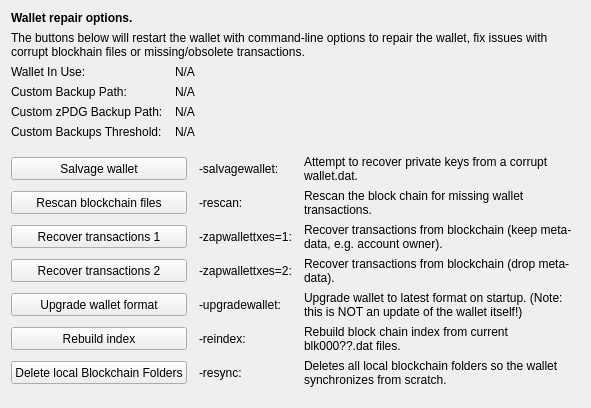
     <widget class="QWidget" name="tab_repair">
      <attribute name="title">
       <string>&amp;Wallet Repair</string>
      </attribute>
      <layout class="QGridLayout" name="gridLayout_4" columnstretch="0,0,0,0">
       <property name="horizontalSpacing">
        <number>12</number>
       </property>
       <item row="0" column="0" colspan="4">
        <widget class="QLabel" name="label_repair_header">
         <property name="font">
          <font>
           <weight>75</weight>
           <bold>true</bold>
          </font>
         </property>
         <property name="text">
          <string>Wallet repair options.</string>
         </property>
        </widget>
       </item>
       <item row="1" column="0" colspan="4">
        <widget class="QLabel" name="label_repair_helptext">
         <property name="font">
          <font>
           <weight>50</weight>
           <bold>false</bold>
          </font>
         </property>
         <property name="text">
          <string>The buttons below will restart the wallet with command-line options to repair the wallet, fix issues with corrupt blockhain files or missing/obsolete transactions.</string>
         </property>
         <property name="wordWrap">
          <bool>true</bool>
         </property>
        </widget>
       </item>
       <item row="2" column="0">
        <widget class="QLabel" name="wallet_path_label">
         <property name="text">
          <string>Wallet In Use:</string>
         </property>
        </widget>
       </item>
       <item row="2" column="1" colspan="3">
        <widget class="QLabel" name="wallet_path">
         <property name="cursor">
          <cursorShape>IBeamCursor</cursorShape>
         </property>
         <property name="text">
          <string>N/A</string>
         </property>
         <property name="textFormat">
          <enum>Qt::PlainText</enum>
         </property>
         <property name="textInteractionFlags">
          <set>Qt::LinksAccessibleByMouse|Qt::TextSelectableByKeyboard|Qt::TextSelectableByMouse</set>
         </property>
        </widget>
       </item>
       <item row="3" column="0">
        <widget class="QLabel" name="wallet_custombackuppath_label">
         <property name="text">
          <string>Custom Backup Path:</string>
         </property>
         <property name="visible">
          <bool>false</bool>
         </property>
        </widget>
       </item>
       <item row="3" column="1" colspan="3">
        <widget class="QLabel" name="wallet_custombackuppath">
         <property name="cursor">
          <cursorShape>IBeamCursor</cursorShape>
         </property>
         <property name="text">
          <string>N/A</string>
         </property>
         <property name="textFormat">
          <enum>Qt::PlainText</enum>
         </property>
         <property name="textInteractionFlags">
          <set>Qt::LinksAccessibleByMouse|Qt::TextSelectableByKeyboard|Qt::TextSelectableByMouse</set>
         </property>
         <property name="visible">
          <bool>false</bool>
         </property>
        </widget>
       </item>
       <item row="4" column="0">
        <widget class="QLabel" name="wallet_customzpdgbackuppath_label">
         <property name="text">
          <string>Custom zPDG Backup Path:</string>
         </property>
         <property name="visible">
          <bool>false</bool>
         </property>
        </widget>
       </item>
       <item row="4" column="1" colspan="3">
        <widget class="QLabel" name="wallet_customzpdgbackuppath">
         <property name="cursor">
          <cursorShape>IBeamCursor</cursorShape>
         </property>
         <property name="text">
          <string>N/A</string>
         </property>
         <property name="textFormat">
          <enum>Qt::PlainText</enum>
         </property>
         <property name="textInteractionFlags">
          <set>Qt::LinksAccessibleByMouse|Qt::TextSelectableByKeyboard|Qt::TextSelectableByMouse</set>
         </property>
         <property name="visible">
          <bool>false</bool>
         </property>
        </widget>
       </item>
       <item row="5" column="0">
        <widget class="QLabel" name="wallet_custombackupthreshold_label">
         <property name="text">
          <string>Custom Backups Threshold:</string>
         </property>
         <property name="visible">
          <bool>false</bool>
         </property>
        </widget>
       </item>
       <item row="5" column="1" colspan="3">
        <widget class="QLabel" name="wallet_custombackupthreshold">
         <property name="cursor">
          <cursorShape>IBeamCursor</cursorShape>
         </property>
         <property name="text">
          <string>N/A</string>
         </property>
         <property name="textFormat">
          <enum>Qt::PlainText</enum>
         </property>
         <property name="textInteractionFlags">
          <set>Qt::LinksAccessibleByMouse|Qt::TextSelectableByKeyboard|Qt::TextSelectableByMouse</set>
         </property>
         <property name="visible">
          <bool>false</bool>
         </property>
        </widget>
       </item>
       <item row="6" column="0">
        <spacer name="verticalSpacer_repair1">
         <property name="orientation">
          <enum>Qt::Vertical</enum>
         </property>
         <property name="sizeHint" stdset="0">
          <size>
           <width>10</width>
           <height>10</height>
          </size>
         </property>
        </spacer>
       </item>
       <item row="7" column="0" colspan="2">
        <widget class="QPushButton" name="btn_salvagewallet">
         <property name="minimumSize">
          <size>
           <width>100</width>
           <height>23</height>
          </size>
         </property>
         <property name="text">
          <string>Salvage wallet</string>
         </property>
        </widget>
       </item>
       <item row="7" column="2">
        <widget class="QLabel" name="label_repair_salvage_command">
         <property name="text">
          <string notr="true">-salvagewallet:</string>
         </property>
        </widget>
       </item>
       <item row="7" column="3">
        <widget class="QLabel" name="label_repair_salvage">
         <property name="text">
          <string>Attempt to recover private keys from a corrupt wallet.dat.</string>
         </property>
         <property name="wordWrap">
          <bool>true</bool>
         </property>
        </widget>
       </item>
       <item row="8" column="0" colspan="2">
        <widget class="QPushButton" name="btn_rescan">
         <property name="minimumSize">
          <size>
           <width>100</width>
           <height>23</height>
          </size>
         </property>
         <property name="text">
          <string>Rescan blockchain files</string>
         </property>
        </widget>
       </item>
       <item row="8" column="2">
        <widget class="QLabel" name="label_repair_rescan_command">
         <property name="text">
          <string notr="true">-rescan:</string>
         </property>
        </widget>
       </item>
       <item row="8" column="3">
        <widget class="QLabel" name="label_repair_rescan">
         <property name="text">
          <string>Rescan the block chain for missing wallet transactions.</string>
         </property>
         <property name="wordWrap">
          <bool>true</bool>
         </property>
        </widget>
       </item>
       <item row="9" column="0" colspan="2">
        <widget class="QPushButton" name="btn_zapwallettxes1">
         <property name="minimumSize">
          <size>
           <width>100</width>
           <height>23</height>
          </size>
         </property>
         <property name="text">
          <string>Recover transactions 1</string>
         </property>
        </widget>
       </item>
       <item row="9" column="2">
        <widget class="QLabel" name="label_repair_zap1_command">
         <property name="text">
          <string notr="true">-zapwallettxes=1:</string>
         </property>
        </widget>
       </item>
       <item row="9" column="3">
        <widget class="QLabel" name="label_repair_zap1">
         <property name="text">
          <string>Recover transactions from blockchain (keep meta-data, e.g. account owner).</string>
         </property>
         <property name="wordWrap">
          <bool>true</bool>
         </property>
        </widget>
       </item>
       <item row="10" column="0" colspan="2">
        <widget class="QPushButton" name="btn_zapwallettxes2">
         <property name="minimumSize">
          <size>
           <width>100</width>
           <height>23</height>
          </size>
         </property>
         <property name="text">
          <string>Recover transactions 2</string>
         </property>
        </widget>
       </item>
       <item row="10" column="2">
        <widget class="QLabel" name="label_repair_zap2_command">
         <property name="text">
          <string notr="true">-zapwallettxes=2:</string>
         </property>
        </widget>
       </item>
       <item row="10" column="3">
        <widget class="QLabel" name="label_repair_zap2">
         <property name="text">
          <string>Recover transactions from blockchain (drop meta-data).</string>
         </property>
         <property name="wordWrap">
          <bool>true</bool>
         </property>
        </widget>
       </item>
       <item row="11" column="0" colspan="2">
        <widget class="QPushButton" name="btn_upgradewallet">
         <property name="minimumSize">
          <size>
           <width>100</width>
           <height>23</height>
          </size>
         </property>
         <property name="text">
          <string>Upgrade wallet format</string>
         </property>
        </widget>
       </item>
       <item row="11" column="2">
        <widget class="QLabel" name="label_repair_upgrade_command">
         <property name="text">
          <string notr="true">-upgradewallet:</string>
         </property>
        </widget>
       </item>
       <item row="11" column="3">
        <widget class="QLabel" name="label_repair_upgrade">
         <property name="text">
          <string>Upgrade wallet to latest format on startup. (Note: this is NOT an update of the wallet itself!)</string>
         </property>
         <property name="wordWrap">
          <bool>true</bool>
         </property>
        </widget>
       </item>
       <item row="12" column="0" colspan="2">
        <widget class="QPushButton" name="btn_reindex">
         <property name="minimumSize">
          <size>
           <width>100</width>
           <height>23</height>
          </size>
         </property>
         <property name="text">
          <string>Rebuild index</string>
         </property>
        </widget>
       </item>
       <item row="12" column="2">
        <widget class="QLabel" name="label_repair_reindex_command">
         <property name="text">
          <string notr="true">-reindex:</string>
         </property>
        </widget>
       </item>
       <item row="12" column="3">
        <widget class="QLabel" name="label_repair_reindex">
         <property name="text">
          <string>Rebuild block chain index from current blk000??.dat files.</string>
         </property>
         <property name="wordWrap">
          <bool>true</bool>
         </property>
        </widget>
       </item>
       <item row="13" column="0" colspan="2">
        <widget class="QPushButton" name="btn_resync">
         <property name="minimumSize">
          <size>
           <width>100</width>
           <height>23</height>
          </size>
         </property>
         <property name="text">
          <string>Delete local Blockchain Folders</string>
         </property>
        </widget>
       </item>
       <item row="13" column="2">
        <widget class="QLabel" name="label_repair_resync_command">
         <property name="text">
          <string>-resync:</string>
         </property>
        </widget>
       </item>
       <item row="13" column="3">
        <widget class="QLabel" name="label_repair_resync">
         <property name="text">
          <string>Deletes all local blockchain folders so the wallet synchronizes from scratch.</string>
         </property>
         <property name="wordWrap">
          <bool>true</bool>
         </property>
        </widget>
       </item>
       <item row="14" column="0">
        <spacer name="verticalSpacer_repair2">
         <property name="orientation">
          <enum>Qt::Vertical</enum>
         </property>
         <property name="sizeHint" stdset="0">
          <size>
           <width>20</width>
           <height>10</height>
          </size>
         </property>
        </spacer>
       </item>
      </layout>
     </widget>
